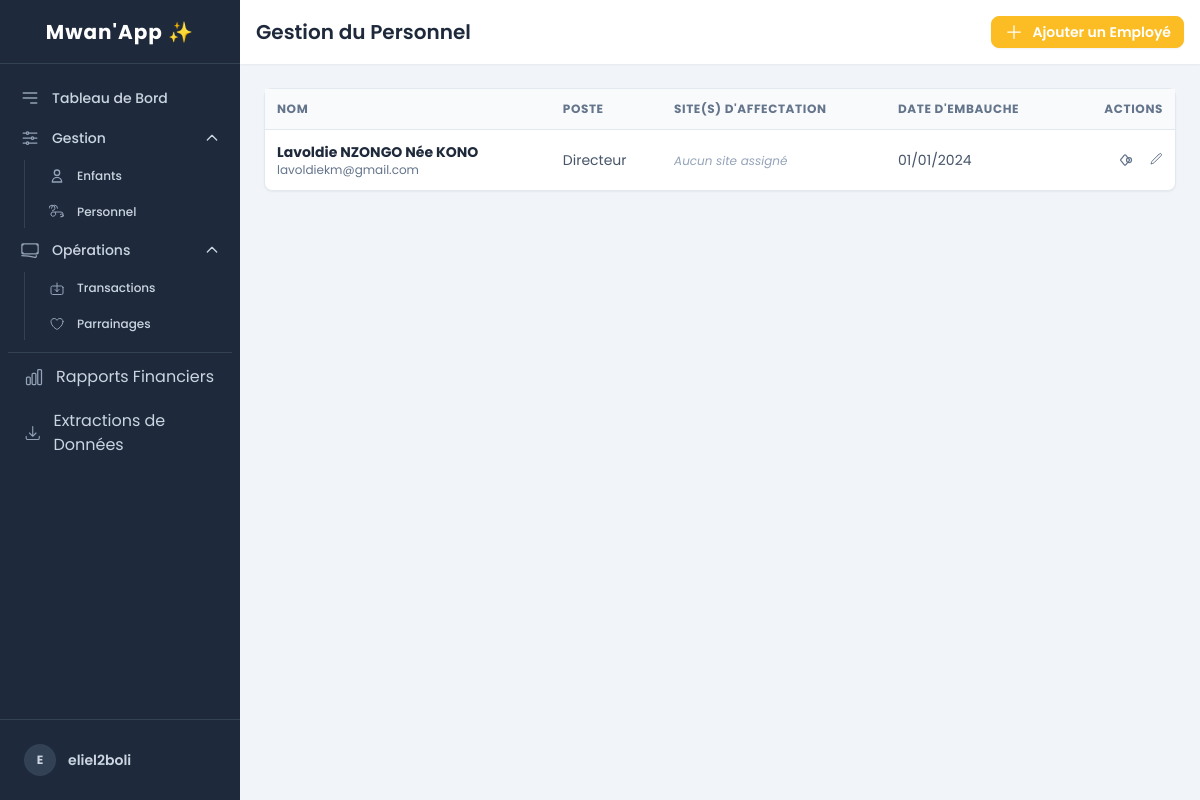
/personnel/ (signed in), run on an earlier commit of the app's database.
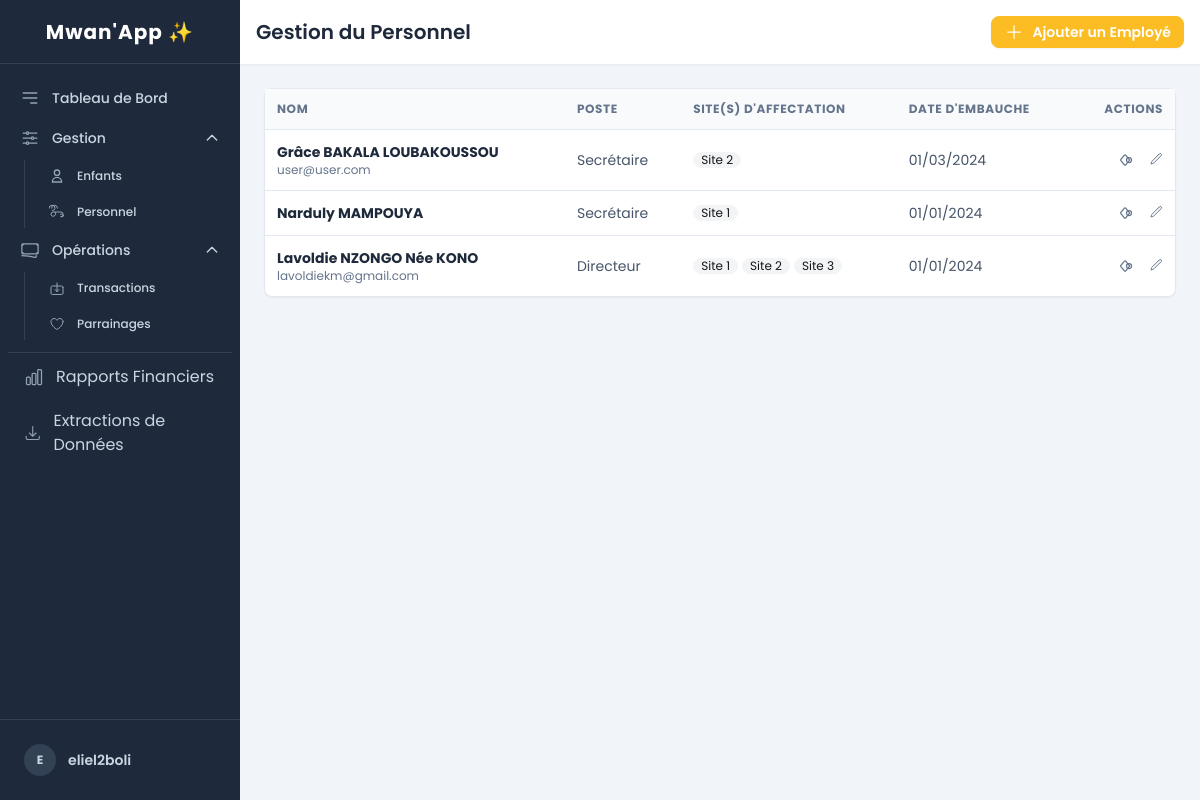
And on a later commit of the database.
### utilisateurs/models.py (models this page shows)
class CustomUser(AbstractUser):
    ROLE_CHOICES = (
        ('Directeur', 'Directeur'),
        ('Comptable', 'Comptable'),
        ('Soignant', 'Soignant'),
        ('Gestionnaire', 'Gestionnaire'),
        ('Bénévole', 'Bénévole'),
        ('Secrétaire', 'Secrétaire'),
        ('RH', 'RH'),
    )
    role = models.CharField(max_length=20, choices=ROLE_CHOICES)
    sites = models.ManyToManyField(
        SiteOrphelinat,
        blank=True,
        verbose_name="Sites autorisés",
        help_text="Les sites auxquels cet utilisateur a accès. Laisser vide pour donner accès à tous les sites (pour les rôles globaux)."
    )
    is_comptable_central = models.BooleanField(
        "Comptable Central",
        default=False,
        help_text="Cochez cette case si l'utilisateur doit avoir accès aux finances de tous les sites."
    )

### gestion_personnel/models.py (models this page shows, shortened)
class Employe(models.Model):
    utilisateur = models.OneToOneField(
        CustomUser,
        on_delete=models.SET_NULL,
        null=True,
        blank=True
    )
    sites = models.ManyToManyField(
        SiteOrphelinat,
        blank=True,
        verbose_name="Sites d'affectation"
    )
    nom = models.CharField(max_length=100)
    prenom = models.CharField(max_length=100)
    poste = models.CharField(max_length=100)
    TYPE_CONTRAT_CHOICES = [
        ('CDI', 'Contrat à Durée Indéterminée'),
        ('CDD', 'Contrat à Durée Déterminée'),
        ('Benevole', 'Bénévole'),
    ]
    type_contrat = models.CharField(max_length=10, choices=TYPE_CONTRAT_CHOICES, default='CDI')
    date_embauche = models.DateField()
    telephone = models.CharField(max_length=20, blank=True)
    adresse = models.TextField(blank=True)
    salaire = models.DecimalField(max_digits=10, decimal_places=2, null=True, blank=True)
    notes = models.TextField("Notes confidentielles", blank=True)
    is_active = models.BooleanField(default=True)

### sites_gestion/models.py (models this page shows, shortened)
class SiteOrphelinat(models.Model):
    nom = models.CharField(max_length=200, unique=True)
    ville = models.CharField(max_length=100)
    pays = models.CharField(max_length=100)
    adresse = models.TextField(blank=True)
    date_creation = models.DateField(auto_now_add=True)

### gestion_personnel/views.py (the view)
# urls.py: path('', EmployeListView.as_view(), name='employe_list'),
class EmployeListView(LoginRequiredMixin, PermissionRequiredMixin, ListView):
    model = Employe
    template_name = 'gestion_personnel/employe_list.html'
    context_object_name = 'employes'
    permission_required = 'gestion_personnel.view_employe'
    def get_queryset(self):
        user = self.request.user
        queryset = Employe.objects.filter(is_active=True).prefetch_related('sites', 'utilisateur')
        is_global_role = user.groups.filter(name__in=['Directeur', 'RH']).exists() and not user.sites.exists()
        if user.is_superuser or is_global_role:
            return queryset.order_by('nom', 'prenom')
        return queryset.filter(sites__in=user.sites.all()).order_by('nom', 'prenom').distinct()

### templates/gestion_personnel/employe_list.html (shortened to what this page needs)
{% extends 'base.html' %}
{% load auth_extras %}
{% block page_title %}Gestion du Personnel{% endblock %}
{% block page_actions %}
  {% if perms.gestion_personnel.add_employe %}
  <a href="{% url 'gestion_personnel:employe_create' %}" class="btn btn-warning btn-sm text-white">
    <svg xmlns="http://www.w3.org/2000/svg" fill="none" viewBox="0 0 24 24" stroke-width="1.5" stroke="currentColor" class="w-5 h-5"><path stroke-linecap="round" stroke-linejoin="round" d="M12 4.5v15m7.5-7.5h-15" /></svg>
    Ajouter un Employé
  </a>
  {% endif %}
{% endblock %}
{% block content %}
  <div class="bg-white rounded-lg shadow-sm border border-slate-200">
    <div class="overflow-x-auto">
        <table class="w-full">
          <thead class="bg-slate-50 border-b border-slate-200">
            <tr class="text-xs font-semibold text-slate-500 uppercase tracking-wider text-left">
              <th class="p-3">Nom</th>
              <th class="p-3">Poste</th>
              <th class="p-3">Site(s) d'affectation</th>
              <th class="p-3">Date d'embauche</th>
              <th class="p-3 text-right">Actions</th>
            </tr>
          </thead>
          <tbody class="divide-y divide-slate-200 text-sm">
            {% for employe in employes %}
              <tr class="hover:bg-slate-50">
                <td class="p-3">
                    <div class="font-bold text-slate-800">{{ employe.prenom }} {{ employe.nom }}</div>
                    {% if employe.utilisateur %}
                        <div class="text-xs text-slate-500">{{ employe.utilisateur.email }}</div>
                    {% else %}
                        <div class="text-xs text-slate-400 italic">Aucun compte d'accès</div>
                    {% endif %}
                </td>
                <td class="p-3 text-slate-600">{{ employe.poste }}</td>
                <td class="p-3 text-slate-600">
                    {% if employe.sites.all %}
                        <div class="flex flex-wrap gap-1">
                        {% for site in employe.sites.all %}
                            <span class="badge badge-ghost badge-sm font-normal">{{ site.nom }}</span>
                        {% endfor %}
                        </div>
                    {% else %}
                        <span class="text-xs italic text-slate-400">Aucun site assigné</span>
                    {% endif %}
                </td>
                <td class="p-3 text-slate-600">{{ employe.date_embauche|date:"d/m/Y" }}</td>
                <td class="p-3">
                  <div class="flex items-center justify-end space-x-2">
                    {% if perms.gestion_personnel.view_employe %}
                    <a href="{% url 'gestion_personnel:employe_detail' pk=employe.pk %}" class="tooltip" data-tip="Voir la fiche">
                    </a>
                    {% endif %}
                    {% if perms.gestion_personnel.change_employe %}
                    <a href="{% url 'gestion_personnel:employe_update' pk=employe.pk %}" class="tooltip" data-tip="Modifier">
                    </a>
                    {% endif %}
                  </div>
                </td>
              </tr>
            {% empty %}
              <tr><td colspan="5" class="text-center p-8 text-slate-500">Aucun employé enregistré.</td></tr>
            {% endfor %}
          </tbody>
        </table>
    </div>
</div>
{% endblock %}

### templates/base.html (shortened to what this page needs)
{% load static %}
{% load auth_extras %}
<!DOCTYPE html>
<html lang="fr">
<head>
    <link href="{% static 'css/output.css' %}" rel="stylesheet">
</head>
<body class="bg-slate-100 font-sans antialiased" x-data="{ sidebarOpen: false }" @keydown.escape.window="sidebarOpen = false">
    <div class="flex h-screen bg-slate-100">
        <aside class="w-60 flex-shrink-0 bg-slate-800 text-white flex flex-col fixed inset-y-0 left-0 z-30 transition-transform duration-300 ease-in-out md:relative md:translate-x-0"
               :class="sidebarOpen ? 'translate-x-0' : '-translate-x-full'">
            <div class="h-16 flex items-center justify-center px-4 border-b border-slate-700">
                <h1 class="text-xl font-bold text-white tracking-wider">Mwan'App ✨</h1>
            </div>
            <nav class="flex-1 px-2 py-4 space-y-1">
                <a href="{% url 'dashboard:home' %}" class="group flex items-center px-3 py-2 text-sm font-medium text-slate-300 hover:bg-slate-700 hover:text-white rounded-lg">
                    <svg class="h-5 w-5 mr-3 text-slate-400" xmlns="http://www.w3.org/2000/svg" fill="none" viewBox="0 0 24 24" stroke="currentColor"><path stroke-linecap="round" stroke-linejoin="round" stroke-width="2" d="M4 6h16M4 12h16m-7 6h7"></path></svg>
                    Tableau de Bord
                </a>
                {% if perms.enfants_gestion.view_enfant or perms.gestion_personnel.view_employe %}
                <div x-data="{ open: true }">
                    <button @click="open = !open" class="w-full flex justify-between items-center px-3 py-2 text-sm font-medium text-slate-300 hover:bg-slate-700 hover:text-white rounded-lg group">
                        <span class="flex items-center">
                            Gestion
                        </span>
                        <svg class="h-4 w-4 transform transition-transform" :class="{'rotate-180': open}" xmlns="http://www.w3.org/2000/svg" fill="none" viewBox="0 0 24 24" stroke="currentColor"><path stroke-linecap="round" stroke-linejoin="round" stroke-width="2" d="M19 9l-7 7-7-7" /></svg>
                    </button>
                    <div x-show="open" x-transition class="mt-1 ml-4 pl-3 border-l border-slate-700 space-y-1">
                        {% if perms.enfants_gestion.view_enfant %}
                        <a href="{% url 'enfants_gestion:enfant_list' %}" class="group flex items-center px-3 py-2 text-xs font-medium text-slate-300 hover:bg-slate-700 hover:text-white rounded-lg">
                           <svg class="h-4 w-4 mr-3 text-slate-400" xmlns="http://www.w3.org/2000/svg" fill="none" viewBox="0 0 24 24" stroke="currentColor"><path stroke-linecap="round" stroke-linejoin="round" stroke-width="2" d="M16 7a4 4 0 11-8 0 4 4 0 018 0zM12 14a7 7 0 00-7 7h14a7 7 0 00-7-7z" /></svg>
                            Enfants
                        </a>
                        {% endif %}
                        {% if perms.gestion_personnel.view_employe %}
                        <a href="{% url 'gestion_personnel:employe_list' %}" class="group flex items-center px-3 py-2 text-xs font-medium text-slate-300 hover:bg-slate-700 hover:text-white rounded-lg">
                            Personnel
                        </a>
                        {% endif %}
                    </div>
                </div>
                {% endif %}
                {% if perms.gestion_financiere.view_transaction or perms.gestion_financiere.view_parrainage %}
                <div x-data="{ open: true }">
                    <button @click="open = !open" class="w-full flex justify-between items-center px-3 py-2 text-sm font-medium text-slate-300 hover:bg-slate-700 hover:text-white rounded-lg group">
                        <span class="flex items-center">
                            Opérations
                        </span>
                        <svg class="h-4 w-4 transform transition-transform" :class="{'rotate-180': open}" xmlns="http://www.w3.org/2000/svg" fill="none" viewBox="0 0 24 24" stroke="currentColor"><path stroke-linecap="round" stroke-linejoin="round" stroke-width="2" d="M19 9l-7 7-7-7" /></svg>
                    </button>
                    <div x-show="open" x-transition class="mt-1 ml-4 pl-3 border-l border-slate-700 space-y-1">
                        {% if perms.gestion_financiere.view_transaction %}
                        <a href="{% url 'gestion_financiere:transaction_list' %}" class="group flex items-center px-3 py-2 text-xs font-medium text-slate-300 hover:bg-slate-700 hover:text-white rounded-lg">
                           Transactions
                        </a>
                        {% endif %}
                        {% if perms.gestion_financiere.view_parrainage %}
                        <a href="{% url 'gestion_financiere:parrainage_list' %}" class="group flex items-center px-3 py-2 text-xs font-medium text-slate-300 hover:bg-slate-700 hover:text-white rounded-lg">
                            Parrainages
                        </a>
                        {% endif %}
                    </div>
                </div>
                {% endif %}
                <div class="pt-2"><div class="border-t border-slate-700"></div></div>
                {% if perms.gestion_financiere.view_transaction %}
                <a href="{% url 'gestion_financiere:rapport_financier' %}" class="group flex items-center px-4 py-2 text-slate-300 hover:bg-slate-700 hover:text-white rounded-lg">
                    Rapports Financiers
                </a>
                {% endif %}
                {% if perms.enfants_gestion.view_enfant %}
                <a href="{% url 'enfants_gestion:enfant_export' %}" class="group flex items-center px-4 py-2 text-slate-300 hover:bg-slate-700 hover:text-white rounded-lg">
                    Extractions de Données
                </a>
                {% endif %}
            </nav>
            <div class="relative border-t border-slate-700 p-4" x-data="{ open: false }" x-cloak>
                <button @click="open = !open" class="w-full flex items-center p-2 text-sm text-slate-300 hover:bg-slate-700 rounded-lg text-left group">
                    <span class="flex-shrink-0 w-8 h-8 rounded-full bg-slate-700 flex items-center justify-center"><span class="font-bold text-xs">{{ user.username|first|upper }}</span></span>
                    <span class="ml-3 truncate"><span class="block font-semibold">{{ user.username }}</span></span>
                </button>
            </div>
        </aside>
        <div class="flex-1 flex flex-col overflow-hidden">
            <header class="bg-white shadow-sm p-4 flex justify-between items-center h-16">
                <div>
                    <h2 class="text-xl font-semibold text-slate-800">{% block page_title %}Tableau de bord{% endblock %}</h2>
                </div>
                <div class="ml-auto flex items-center space-x-4">
                    <div class="hidden sm:block">{% block page_actions %}{% endblock %}</div>
                </div>
            </header>
            <main class="flex-1 overflow-y-auto p-6">
                {% block content %}{% endblock %}
            </main>
        </div>
    </div>
</body>
</html>

What changed in the data, as far as the page shows it:
added Employe: prenom "Grâce", nom "BAKALA LOUBAKOUSSOU", utilisateur.email "user@user.com", poste "Secrétaire", date_embauche "01/03/2024"
now on this page (row unchanged): SiteOrphelinat: nom "Site 2"
added Employe: prenom "Narduly", nom "MAMPOUYA", poste "Secrétaire", date_embauche "01/01/2024"
now on this page (row unchanged): SiteOrphelinat: nom "Site 1"
changed Employe "Lavoldie": gains SiteOrphelinat (nom "Site 3"); no longer shows "Aucun site assigné"
